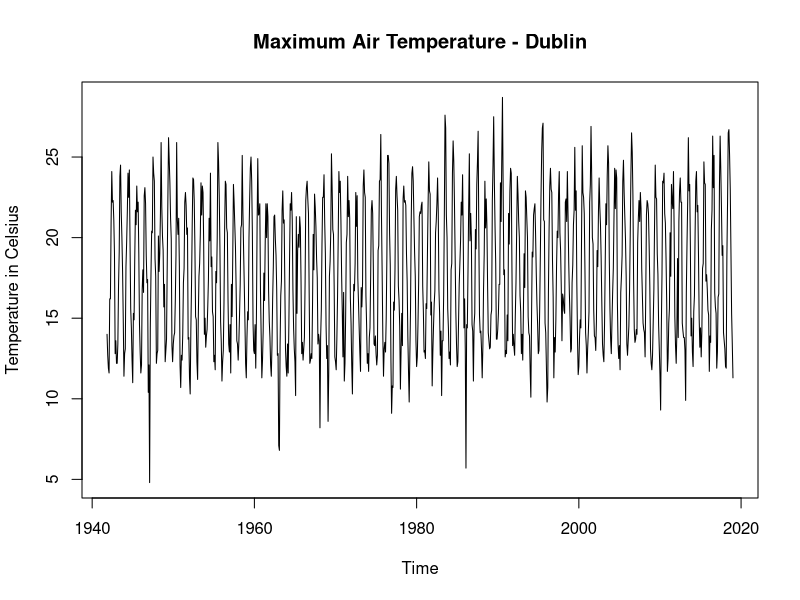
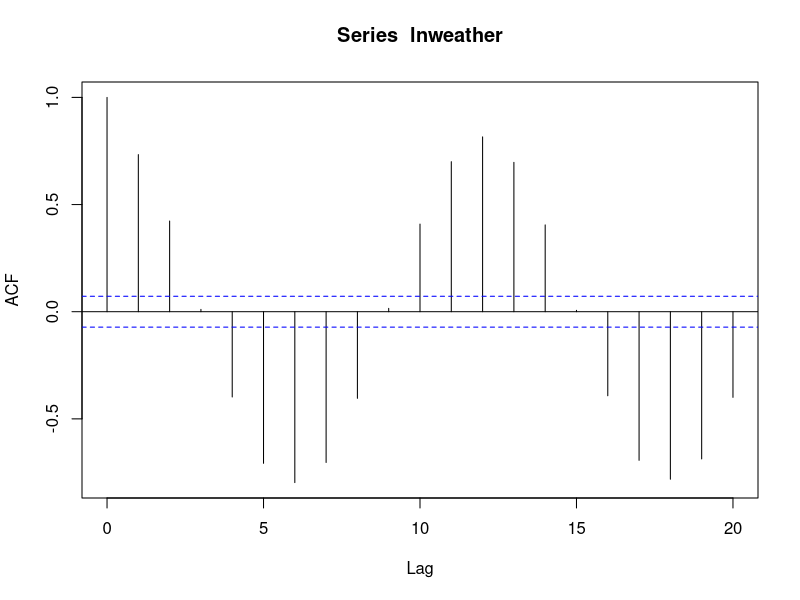
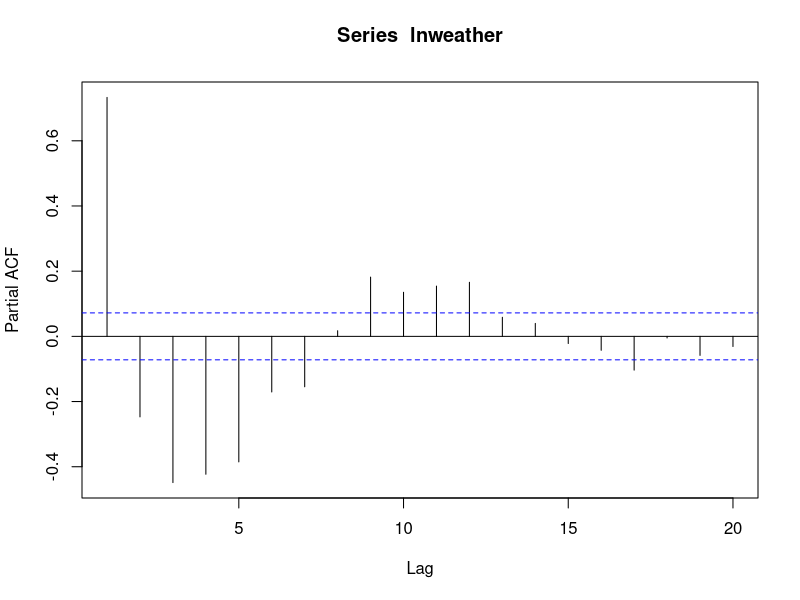
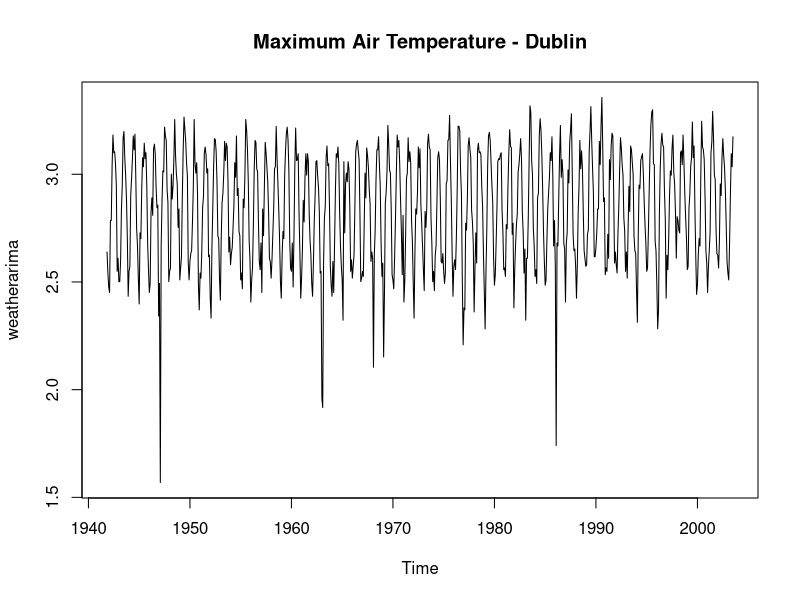
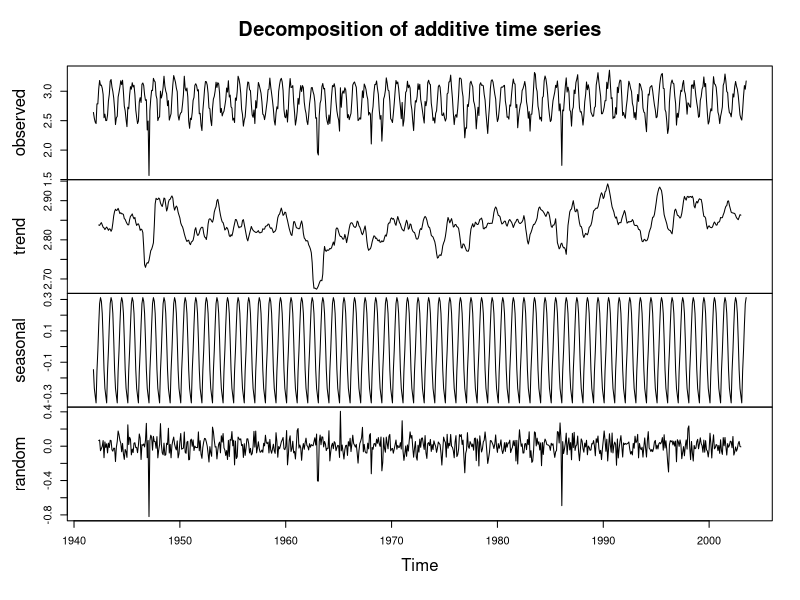
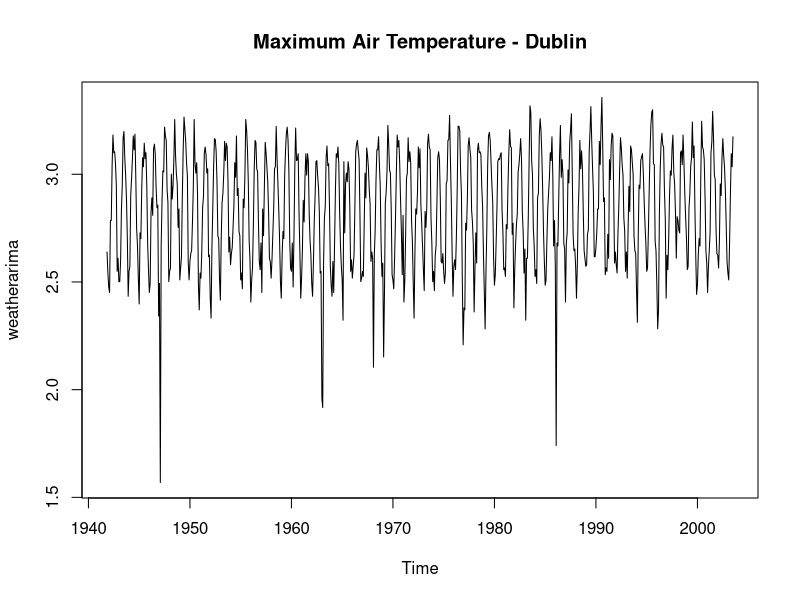
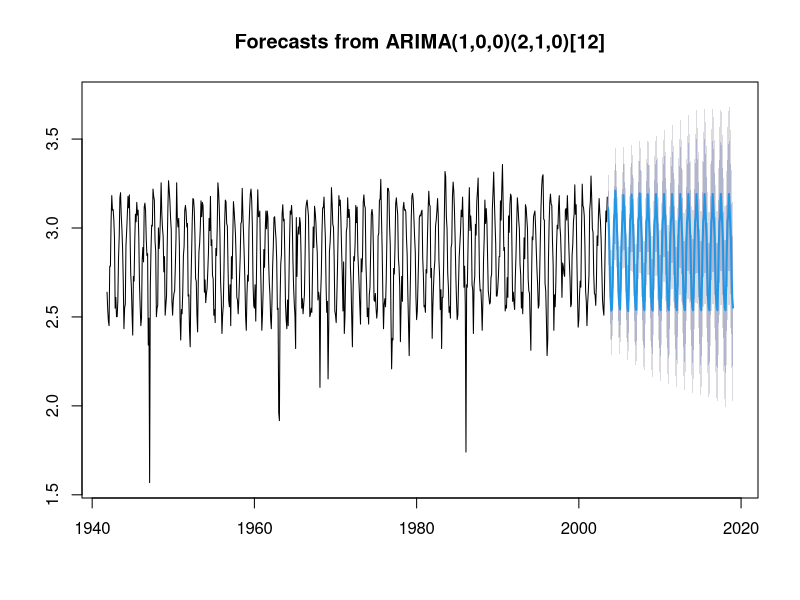
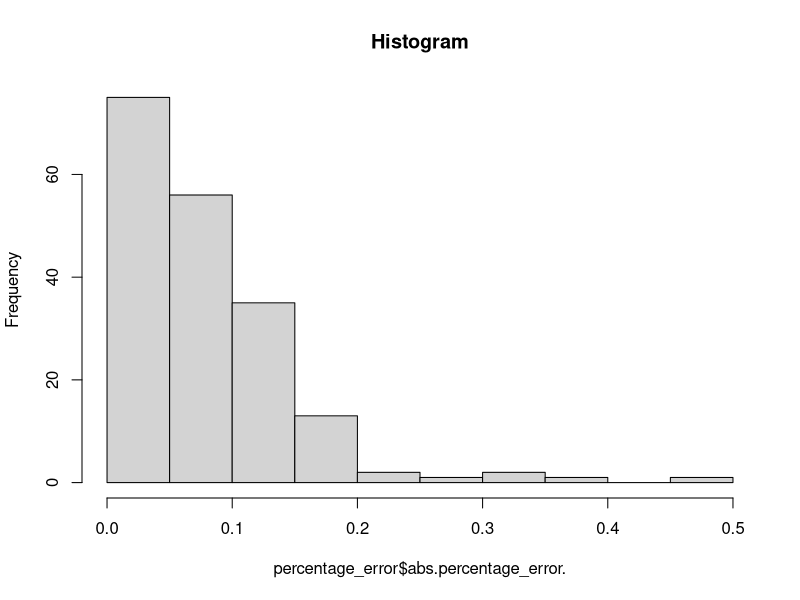

Write the R code that produced these figures, in order.
# Directories
setwd("directory")
mydata<- read.csv("mly532.csv")
attach(mydata)
weatherarima <- ts(mydata$maxtp, start = c(1941,11), frequency = 12)
plot(weatherarima,type="l",ylab="Temperature in Celsius")
title("Maximum Air Temperature - Dublin")

# Load libraries
library(MASS)
library(tseries)
library(forecast)

# Plot and convert to ln format
lnweather=log(mydata$maxtp[1:741])
lnweather

# ACF, PACF and Dickey-Fuller Test
acf(lnweather, lag.max=20)
pacf(lnweather, lag.max=20)
adf.test(lnweather)

# Time series and seasonality
weatherarima <- ts(lnweather, start = c(1941,11), frequency = 12)
plot(weatherarima,type="l")
title("Maximum Air Temperature - Dublin")

components <- decompose(weatherarima)
components
plot(components)

# ARIMA
fitlnweather<-auto.arima(weatherarima, trace=TRUE, test="kpss", ic="bic")
fitlnweather
confint(fitlnweather)
plot(weatherarima,type='l')
title('Maximum Air Temperature - Dublin')
exp(lnweather)

# Forecasted Values From ARIMA
forecastedvalues_ln=forecast(fitlnweather,h=186)
forecastedvalues_ln
plot(forecastedvalues_ln)

forecastedvaluesextracted=as.numeric(forecastedvalues_ln$mean)
finalforecastvalues=exp(forecastedvaluesextracted)
finalforecastvalues

# Percentage Error
df<-data.frame(mydata$maxtp[742:927],finalforecastvalues)
col_headings<-c("Actual Weather","Forecasted Weather")
names(df)<-col_headings
attach(df)
percentage_error=((df$`Actual Weather`-df$`Forecasted Weather`)/(df$`Actual Weather`))
percentage_error
mean(percentage_error)
percentage_error=data.frame(abs(percentage_error))
accuracy=data.frame(percentage_error[percentage_error$abs.percentage_error. < 0.1,])
frequency=as.data.frame(table(accuracy))
sum(frequency$Freq)/186
hist(percentage_error$abs.percentage_error.,main="Histogram")

# Ljung-Box
Box.test(fitlnweather$resid, lag=5, type="Ljung-Box")
Box.test(fitlnweather$resid, lag=10, type="Ljung-Box")
Box.test(fitlnweather$resid, lag=15, type="Ljung-Box")

# Simple exponential smoothing with additive errors
fit1 <- ets(weatherarima)
fit1

forecastedvalues_ets=forecast(fit1,h=186)
forecastedvalues_ets
plot(forecastedvalues_ets)
forecastedvaluesextractedets=as.numeric(forecastedvalues_ets$mean)
finalforecastvaluesets=exp(forecastedvaluesextractedets)
finalforecastvaluesets

# Percentage Error
df<-data.frame(mydata$maxtp[742:927],finalforecastvaluesets)
col_headings<-c("Actual Weather","Forecasted Weather")
names(df)<-col_headings
attach(df)
percentage_error=((df$`Actual Weather`-df$`Forecasted Weather`)/(df$`Actual Weather`))
percentage_error
mean(percentage_error)
percentage_error=data.frame(abs(percentage_error))
accuracy=data.frame(percentage_error[percentage_error$abs.percentage_error. < 0.1,])
frequency=as.data.frame(table(accuracy))
sum(frequency$Freq)/186

# SARIMA
fit.1<-Arima(weatherarima, order = c(1,0,0))

# Forecasted Values From ARIMA
forecastedvalues_s=forecast(fit.1,h=186)
forecastedvalues_s
plot(forecastedvalues_s)

forecastedvaluesextracted=as.numeric(forecastedvalues_s$mean)
finalforecastvaluesseason=exp(forecastedvaluesextracted)
finalforecastvaluesseason

# Percentage Error
df<-data.frame(mydata$maxtp[742:927],finalforecastvaluesseason)
col_headings<-c("Actual Weather","Forecasted Weather")
names(df)<-col_headings
attach(df)
percentage_error=((df$`Actual Weather`-df$`Forecasted Weather`)/(df$`Actual Weather`))
percentage_error
mean(percentage_error)
percentage_error=data.frame(abs(percentage_error))
accuracy=data.frame(percentage_error[percentage_error$abs.percentage_error. < 0.1,])
frequency=as.data.frame(table(accuracy))
sum(frequency$Freq)/186
